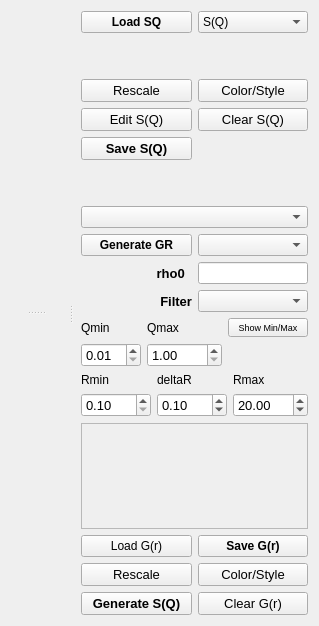
              <widget class="QWidget" name="tab_gR">
               <attribute name="title">
                <string>Calculate G(R)</string>
               </attribute>
               <layout class="QVBoxLayout" name="verticalLayout_18">
                <item>
                 <widget class="QSplitter" name="splitter_5">
                  <property name="lineWidth">
                   <number>8</number>
                  </property>
                  <property name="orientation">
                   <enum>Qt::Horizontal</enum>
                  </property>
                  <property name="handleWidth">
                   <number>20</number>
                  </property>
                  <widget class="QSplitter" name="splitter_4">
                   <property name="orientation">
                    <enum>Qt::Vertical</enum>
                   </property>
                   <widget class="QFrame" name="frame_graphicsView_sq">
                    <property name="sizePolicy">
                     <sizepolicy hsizetype="Expanding" vsizetype="Preferred">
                      <horstretch>0</horstretch>
                      <verstretch>0</verstretch>
                     </sizepolicy>
                    </property>
                    <property name="minimumSize">
                     <size>
                      <width>50</width>
                      <height>300</height>
                     </size>
                    </property>
                   </widget>
                   <widget class="QFrame" name="frame_graphicsView_gr">
                    <property name="sizePolicy">
                     <sizepolicy hsizetype="Expanding" vsizetype="Preferred">
                      <horstretch>0</horstretch>
                      <verstretch>0</verstretch>
                     </sizepolicy>
                    </property>
                    <property name="minimumSize">
                     <size>
                      <width>50</width>
                      <height>300</height>
                     </size>
                    </property>
                   </widget>
                  </widget>
                  <widget class="QWidget" name="layoutWidget">
                   <layout class="QVBoxLayout" name="verticalLayout_17">
                    <item>
                     <layout class="QVBoxLayout" name="verticalLayout_42">
                      <item>
                       <layout class="QGridLayout" name="gridLayout_18">
                        <item row="6" column="1">
                         <widget class="QPushButton" name="pushButton_clearSofQ">
                          <property name="font">
                           <font>
                            <pointsize>10</pointsize>
                           </font>
                          </property>
                          <property name="toolTip">
                           <string>&lt;html&gt;&lt;head/&gt;&lt;body&gt;&lt;p&gt;Clear S(Q) Canvas&lt;/p&gt;&lt;/body&gt;&lt;/html&gt;</string>
                          </property>
                          <property name="text">
                           <string>Clear S(Q)</string>
                          </property>
                         </widget>
                        </item>
                        <item row="1" column="0">
                         <widget class="QPushButton" name="pushButton_loadSQ">
                          <property name="sizePolicy">
                           <sizepolicy hsizetype="Preferred" vsizetype="Fixed">
                            <horstretch>0</horstretch>
                            <verstretch>0</verstretch>
                           </sizepolicy>
                          </property>
                          <property name="font">
                           <font>
                            <weight>75</weight>
                            <bold>true</bold>
                           </font>
                          </property>
                          <property name="toolTip">
                           <string>&lt;html&gt;&lt;head/&gt;&lt;body&gt;&lt;p&gt;Load S(Q) from the reduction tab. Plot S(Q), S(Q)-1 or Q[S(Q)-1] according to the selected radio buttons below.&lt;/p&gt;&lt;p&gt;&lt;span style=&quot; font-weight:600;&quot;&gt;Use regular file loader at this phase.&lt;/span&gt;&lt;/p&gt;&lt;p&gt;Duplicate the function in FastGR/scripts/fastgr&lt;/p&gt;&lt;p&gt;149     def read_SQ_file(self):&lt;/p&gt;&lt;p&gt;&lt;br/&gt;&lt;/p&gt;&lt;/body&gt;&lt;/html&gt;</string>
                          </property>
                          <property name="text">
                           <string>Load SQ</string>
                          </property>
                         </widget>
                        </item>
                        <item row="3" column="1">
                         <spacer name="verticalSpacer_3">
                          <property name="orientation">
                           <enum>Qt::Vertical</enum>
                          </property>
                          <property name="sizeHint" stdset="0">
                           <size>
                            <width>20</width>
                            <height>40</height>
                           </size>
                          </property>
                         </spacer>
                        </item>
                        <item row="5" column="1">
                         <widget class="QPushButton" name="pushButton_sqColorStyle">
                          <property name="font">
                           <font>
                            <pointsize>10</pointsize>
                           </font>
                          </property>
                          <property name="toolTip">
                           <string>&lt;html&gt;&lt;head/&gt;&lt;body&gt;&lt;p&gt;Change line's color/style&lt;/p&gt;&lt;/body&gt;&lt;/html&gt;</string>
                          </property>
                          <property name="text">
                           <string>Color/Style</string>
                          </property>
                         </widget>
                        </item>
                        <item row="5" column="0">
                         <widget class="QPushButton" name="pushButton_rescaleSq">
                          <property name="font">
                           <font>
                            <pointsize>10</pointsize>
                           </font>
                          </property>
                          <property name="text">
                           <string>Rescale</string>
                          </property>
                         </widget>
                        </item>
                        <item row="1" column="1">
                         <widget class="QComboBox" name="comboBox_SofQType">
                          <item>
                           <property name="text">
                            <string>S(Q)</string>
                           </property>
                          </item>
                          <item>
                           <property name="text">
                            <string>S(Q)-1</string>
                           </property>
                          </item>
                          <item>
                           <property name="text">
                            <string>Q[S(Q)-1]</string>
                           </property>
                          </item>
                         </widget>
                        </item>
                        <item row="6" column="0">
                         <widget class="QPushButton" name="pushButton_editSofQ">
                          <property name="font">
                           <font>
                            <pointsize>10</pointsize>
                           </font>
                          </property>
                          <property name="text">
                           <string>Edit S(Q)</string>
                          </property>
                         </widget>
                        </item>
                        <item row="7" column="0">
                         <widget class="QPushButton" name="pushButton_saveSQ">
                          <property name="font">
                           <font>
                            <pointsize>10</pointsize>
                            <weight>75</weight>
                            <bold>true</bold>
                           </font>
                          </property>
                          <property name="text">
                           <string>Save S(Q)</string>
                          </property>
                         </widget>
                        </item>
                       </layout>
                      </item>
                      <item>
                       <spacer name="verticalSpacer_36">
                        <property name="orientation">
                         <enum>Qt::Vertical</enum>
                        </property>
                        <property name="sizeType">
                         <enum>QSizePolicy::Preferred</enum>
                        </property>
                        <property name="sizeHint" stdset="0">
                         <size>
                          <width>20</width>
                          <height>40</height>
                         </size>
                        </property>
                       </spacer>
                      </item>
                      <item>
                       <widget class="QComboBox" name="comboBox_SofQ"/>
                      </item>
                      <item>
                       <layout class="QGridLayout" name="gridLayout_2">
                        <item row="0" column="0">
                         <widget class="QPushButton" name="pushButton_generateGR">
                          <property name="font">
                           <font>
                            <weight>75</weight>
                            <bold>true</bold>
                           </font>
                          </property>
                          <property name="text">
                           <string>Generate GR</string>
                          </property>
                         </widget>
                        </item>
                        <item row="0" column="1">
                         <widget class="QComboBox" name="comboBox_pdfType">
                          <property name="toolTip">
                           <string>&lt;html&gt;&lt;head/&gt;&lt;body&gt;&lt;p&gt;PDF Type&lt;/p&gt;&lt;/body&gt;&lt;/html&gt;</string>
                          </property>
                         </widget>
                        </item>
                        <item row="2" column="0">
                         <layout class="QHBoxLayout" name="horizontalLayout_18">
                          <item>
                           <widget class="QLabel" name="label_4">
                            <property name="font">
                             <font>
                              <pointsize>10</pointsize>
                              <weight>75</weight>
                              <bold>true</bold>
                             </font>
                            </property>
                            <property name="layoutDirection">
                             <enum>Qt::LeftToRight</enum>
                            </property>
                            <property name="text">
                             <string>rho0  </string>
                            </property>
                            <property name="alignment">
                             <set>Qt::AlignRight|Qt::AlignTrailing|Qt::AlignVCenter</set>
                            </property>
                           </widget>
                          </item>
                         </layout>
                        </item>
                        <item row="2" column="1">
                         <widget class="QLineEdit" name="lineEdit_rho">
                          <property name="sizePolicy">
                           <sizepolicy hsizetype="Ignored" vsizetype="Fixed">
                            <horstretch>0</horstretch>
                            <verstretch>0</verstretch>
                           </sizepolicy>
                          </property>
                         </widget>
                        </item>
                        <item row="3" column="1">
                         <widget class="QComboBox" name="comboBox_pdfCorrection"/>
                        </item>
                        <item row="3" column="0">
                         <widget class="QLabel" name="label_filter">
                          <property name="font">
                           <font>
                            <pointsize>10</pointsize>
                            <weight>75</weight>
                            <bold>true</bold>
                           </font>
                          </property>
                          <property name="text">
                           <string>Filter</string>
                          </property>
                          <property name="alignment">
                           <set>Qt::AlignRight|Qt::AlignTrailing|Qt::AlignVCenter</set>
                          </property>
                         </widget>
                        </item>
                       </layout>
                      </item>
                      <item>
                       <layout class="QGridLayout" name="gridLayout_4">
                        <item row="0" column="0">
                         <widget class="QLabel" name="labelQmin">
                          <property name="text">
                           <string>Qmin</string>
                          </property>
                         </widget>
                        </item>
                        <item row="0" column="2">
                         <widget class="QPushButton" name="pushButton_showQMinMax">
                          <property name="font">
                           <font>
                            <pointsize>7</pointsize>
                           </font>
                          </property>
                          <property name="toolTip">
                           <string>&lt;html&gt;&lt;head/&gt;&lt;body&gt;&lt;p&gt;Show or hide the vertical indicators for Qmin and Qmax&lt;/p&gt;&lt;/body&gt;&lt;/html&gt;</string>
                          </property>
                          <property name="text">
                           <string>Show Min/Max</string>
                          </property>
                         </widget>
                        </item>
                        <item row="0" column="1">
                         <widget class="QLabel" name="labelQmax">
                          <property name="text">
                           <string>Qmax</string>
                          </property>
                         </widget>
                        </item>
                        <item row="1" column="0">
                         <widget class="QDoubleSpinBox" name="doubleSpinBoxQmin">
                          <property name="font">
                           <font>
                            <pointsize>10</pointsize>
                           </font>
                          </property>
                          <property name="minimum">
                           <double>0.010000000000000</double>
                          </property>
                          <property name="maximum">
                           <double>10.000000000000000</double>
                          </property>
                          <property name="singleStep">
                           <double>0.010000000000000</double>
                          </property>
                         </widget>
                        </item>
                        <item row="1" column="1">
                         <widget class="QDoubleSpinBox" name="doubleSpinBoxQmax">
                          <property name="font">
                           <font>
                            <pointsize>10</pointsize>
                           </font>
                          </property>
                          <property name="minimum">
                           <double>1.000000000000000</double>
                          </property>
                          <property name="maximum">
                           <double>1000.000000000000000</double>
                          </property>
                          <property name="singleStep">
                           <double>0.500000000000000</double>
                          </property>
                         </widget>
                        </item>
                       </layout>
                      </item>
                     </layout>
                    </item>
                    <item>
                     <layout class="QVBoxLayout" name="verticalLayout_43">
                      <item>
                       <layout class="QGridLayout" name="gridLayout_5">
                        <item row="0" column="1">
                         <widget class="QLabel" name="labeldelR">
                          <property name="text">
                           <string>deltaR</string>
                          </property>
                         </widget>
                        </item>
                        <item row="0" column="2">
                         <widget class="QLabel" name="labelRmax">
                          <property name="text">
                           <string>Rmax</string>
                          </property>
                         </widget>
                        </item>
                        <item row="0" column="0">
                         <widget class="QLabel" name="labelRmin">
                          <property name="text">
                           <string>Rmin</string>
                          </property>
                         </widget>
                        </item>
                        <item row="1" column="0">
                         <widget class="QDoubleSpinBox" name="doubleSpinBoxRmin">
                          <property name="font">
                           <font>
                            <pointsize>10</pointsize>
                           </font>
                          </property>
                          <property name="minimum">
                           <double>0.100000000000000</double>
                          </property>
                          <property name="maximum">
                           <double>4.000000000000000</double>
                          </property>
                          <property name="singleStep">
                           <double>0.100000000000000</double>
                          </property>
                         </widget>
                        </item>
                        <item row="1" column="1">
                         <widget class="QDoubleSpinBox" name="doubleSpinBoxDelR">
                          <property name="font">
                           <font>
                            <pointsize>10</pointsize>
                           </font>
                          </property>
                          <property name="minimum">
                           <double>0.010000000000000</double>
                          </property>
                          <property name="maximum">
                           <double>1.000000000000000</double>
                          </property>
                          <property name="singleStep">
                           <double>0.010000000000000</double>
                          </property>
                          <property name="value">
                           <double>0.100000000000000</double>
                          </property>
                         </widget>
                        </item>
                        <item row="1" column="2">
                         <widget class="QDoubleSpinBox" name="doubleSpinBoxRmax">
                          <property name="font">
                           <font>
                            <pointsize>10</pointsize>
                           </font>
                          </property>
                          <property name="minimum">
                           <double>5.000000000000000</double>
                          </property>
                          <property name="maximum">
                           <double>1000.000000000000000</double>
                          </property>
                          <property name="value">
                           <double>20.000000000000000</double>
                          </property>
                         </widget>
                        </item>
                       </layout>
                      </item>
                      <item>
                       <widget class="QFrame" name="frame_treeWidget_grWsList">
                        <property name="sizePolicy">
                         <sizepolicy hsizetype="Preferred" vsizetype="Expanding">
                          <horstretch>0</horstretch>
                          <verstretch>0</verstretch>
                         </sizepolicy>
                        </property>
                        <property name="frameShape">
                         <enum>QFrame::StyledPanel</enum>
                        </property>
                        <property name="frameShadow">
                         <enum>QFrame::Raised</enum>
                        </property>
                       </widget>
                      </item>
                      <item>
                       <layout class="QGridLayout" name="gridLayout_3">
                        <item row="0" column="0">
                         <widget class="QPushButton" name="pushButton_loadGofR">
                          <property name="text">
                           <string>Load G(r)</string>
                          </property>
                         </widget>
                        </item>
                        <item row="0" column="1">
                         <widget class="QPushButton" name="pushButton_saveGR">
                          <property name="font">
                           <font>
                            <weight>75</weight>
                            <bold>true</bold>
                           </font>
                          </property>
                          <property name="text">
                           <string>Save G(r)</string>
                          </property>
                         </widget>
                        </item>
                        <item row="2" column="1">
                         <widget class="QPushButton" name="pushButton_clearGrCanvas">
                          <property name="font">
                           <font>
                            <pointsize>10</pointsize>
                           </font>
                          </property>
                          <property name="text">
                           <string>Clear G(r)</string>
                          </property>
                         </widget>
                        </item>
                        <item row="1" column="0">
                         <widget class="QPushButton" name="pushButton_rescaleGr">
                          <property name="font">
                           <font>
                            <pointsize>10</pointsize>
                           </font>
                          </property>
                          <property name="text">
                           <string>Rescale</string>
                          </property>
                         </widget>
                        </item>
                        <item row="1" column="1">
                         <widget class="QPushButton" name="pushButton_grColorStyle">
                          <property name="font">
                           <font>
                            <pointsize>10</pointsize>
                           </font>
                          </property>
                          <property name="text">
                           <string>Color/Style</string>
                          </property>
                         </widget>
                        </item>
                        <item row="2" column="0">
                         <widget class="QPushButton" name="pushButton_generateSQ">
                          <property name="font">
                           <font>
                            <pointsize>10</pointsize>
                            <weight>75</weight>
                            <bold>true</bold>
                           </font>
                          </property>
                          <property name="text">
                           <string>Generate S(Q)</string>
                          </property>
                         </widget>
                        </item>
                       </layout>
                      </item>
                     </layout>
                    </item>
                   </layout>
                  </widget>
                 </widget>
                </item>
               </layout>
              </widget>
